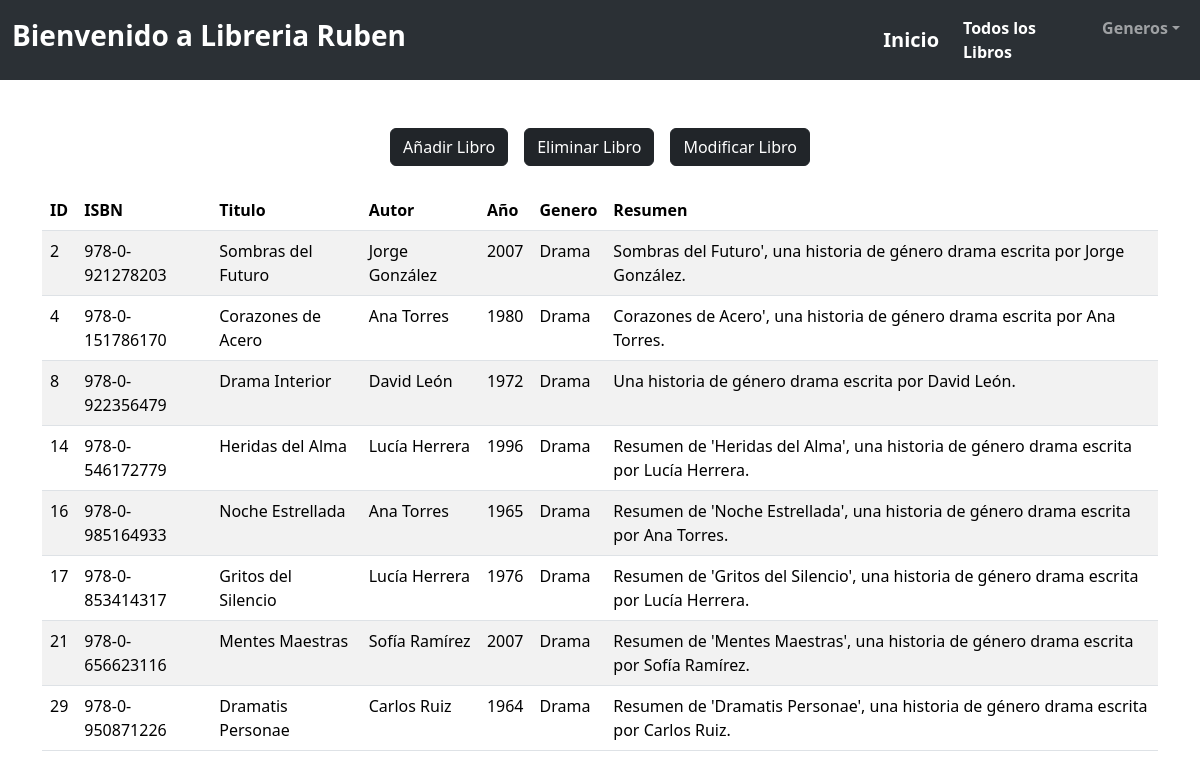
The app's page /genero_drama.php with its own data.
### tables this page shows
CREATE TABLE libros (
	id INT AUTO_INCREMENT PRIMARY KEY,
    isbn VARCHAR(20) UNIQUE NOT NULL,
    titulo VARCHAR(255),
    autor VARCHAR(255),
    anio YEAR,
    genero VARCHAR(100),
    resumen TEXT
);

### funciones_bd.php (called while the page is built, shortened)
<?php
function genero_drama()
{
  $host =  "localhost";
  $user =  "librouser";
  $pwd = "passworduser";
  $database = "Ruben_Rguez_BD";
  try {
    $conexion = mysqli_connect($host, $user, $pwd);
    mysqli_select_db($conexion, $database);
    $consulta = mysqli_query($conexion, "select * from libros where genero = 'drama'");
  } catch (Exception $e) {
    echo 'Acaba de ocorrer un erro :' . $e->getMessage();
  }
  return $consulta;
}

### genero_drama.php (the view, shortened to what this page needs)
<?php
include_once('funciones_bd.php');
$consulta = genero_drama();
?>
<!DOCTYPE html>
<html lang="en">
<head>
    <link href="https://cdn.jsdelivr.net/npm/bootstrap@5.3.5/dist/css/bootstrap.min.css" rel="stylesheet">
</head>
<body>
    <nav class="navbar navbar-expand-lg bg-body-tertiary" data-bs-theme="dark">
        <div class="container-fluid">
            <div class="w-75 mx-auto">
                <span class="navbar-text">
                    <h3 class="text-white fw-bold">Bienvenido a Libreria Ruben</h3>
                </span>
            </div>
            <a class="navbar-brand" href="Inicio.php"><strong>Inicio</strong></a>
            <div class="collapse navbar-collapse" id="navbarSupportedContent">
                <ul class="navbar-nav me-auto mb-2 mb-lg-0">
                    <li class="nav-item">
                        <a class="nav-link active" aria-current="page" href="Consulta_total_libros.php"><strong>Todos los Libros</strong></a>
                    </li>
                    <li class="nav-item dropdown">
                        <a class="nav-link dropdown-toggle" href="#" role="button" data-bs-toggle="dropdown" aria-expanded="false"><strong>Generos</strong></a>
                    </li>
                </ul>
            </div>
        </div>
    </nav>
    <div class="container">
        <div class="d-flex justify-content-center gap-3">
            <a href="form_nuevo_libro.html" class="btn btn-dark">Añadir Libro</a>
            <a href="form_eliminar_libro.html" class="btn btn-dark">Eliminar Libro</a>
            <a href="form_modificar_libro.html" class="btn btn-dark">Modificar Libro</a>
        </div></br>
        <table class="table table-striped">
            <thead>
                <tr>
                    <th scope="col">ID</th>
                    <th scope="col">ISBN</th>
                    <th scope="col">Titulo</th>
                    <th scope="col">Autor</th>
                    <th scope="col">Año</th>
                    <th scope="col">Genero</th>
                    <th scope="col">Resumen</th>
                </tr>
            </thead>
            <tbody>
                <?php
                while ($fila = mysqli_fetch_array($consulta, MYSQLI_ASSOC)) {
                    echo "<tr>";
                    echo "<td>{$fila['id']}</td>";
                    echo "<td>{$fila['isbn']}</td>";
                    echo "<td>{$fila['titulo']}</td>";
                    echo "<td>{$fila['autor']}</td>";
                    echo "<td>{$fila['anio']}</td>";
                    echo "<td>{$fila['genero']}</td>";
                    echo "<td>{$fila['resumen']}</td>";
                    echo "</tr>";
                }
                ?>
            </tbody>
        </table>
    </div>
</body>
</html>

### records on screen
libros: id "2", isbn "978-0-921278203", titulo "Sombras del Futuro", autor "Jorge González", anio "2007", genero "Drama", resumen "Sombras del Futuro', una historia de género drama escrita por Jorge González."
libros: id "4", isbn "978-0-151786170", titulo "Corazones de Acero", autor "Ana Torres", anio "1980", genero "Drama", resumen "Corazones de Acero', una historia de género drama escrita por Ana Torres."
libros: id "8", isbn "978-0-922356479", titulo "Drama Interior", autor "David León", anio "1972", genero "Drama", resumen "Una historia de género drama escrita por David León."
libros: id "14", isbn "978-0-546172779", titulo "Heridas del Alma", autor "Lucía Herrera", anio "1996", genero "Drama", resumen "Resumen de 'Heridas del Alma', una historia de género drama escrita por Lucía Herrera."
libros: id "16", isbn "978-0-985164933", titulo "Noche Estrellada", autor "Ana Torres", anio "1965", genero "Drama", resumen "Resumen de 'Noche Estrellada', una historia de género drama escrita por Ana Torres."
libros: id "17", isbn "978-0-853414317", titulo "Gritos del Silencio", autor "Lucía Herrera", anio "1976", genero "Drama", resumen "Resumen de 'Gritos del Silencio', una historia de género drama escrita por Lucía Herrera."
libros: id "21", isbn "978-0-656623116", titulo "Mentes Maestras", autor "Sofía Ramírez", anio "2007", genero "Drama", resumen "Resumen de 'Mentes Maestras', una historia de género drama escrita por Sofía Ramírez."
libros: id "29", isbn "978-0-950871226", titulo "Dramatis Personae", autor "Carlos Ruiz", anio "1964", genero "Drama", resumen "Resumen de 'Dramatis Personae', una historia de género drama escrita por Carlos Ruiz."
